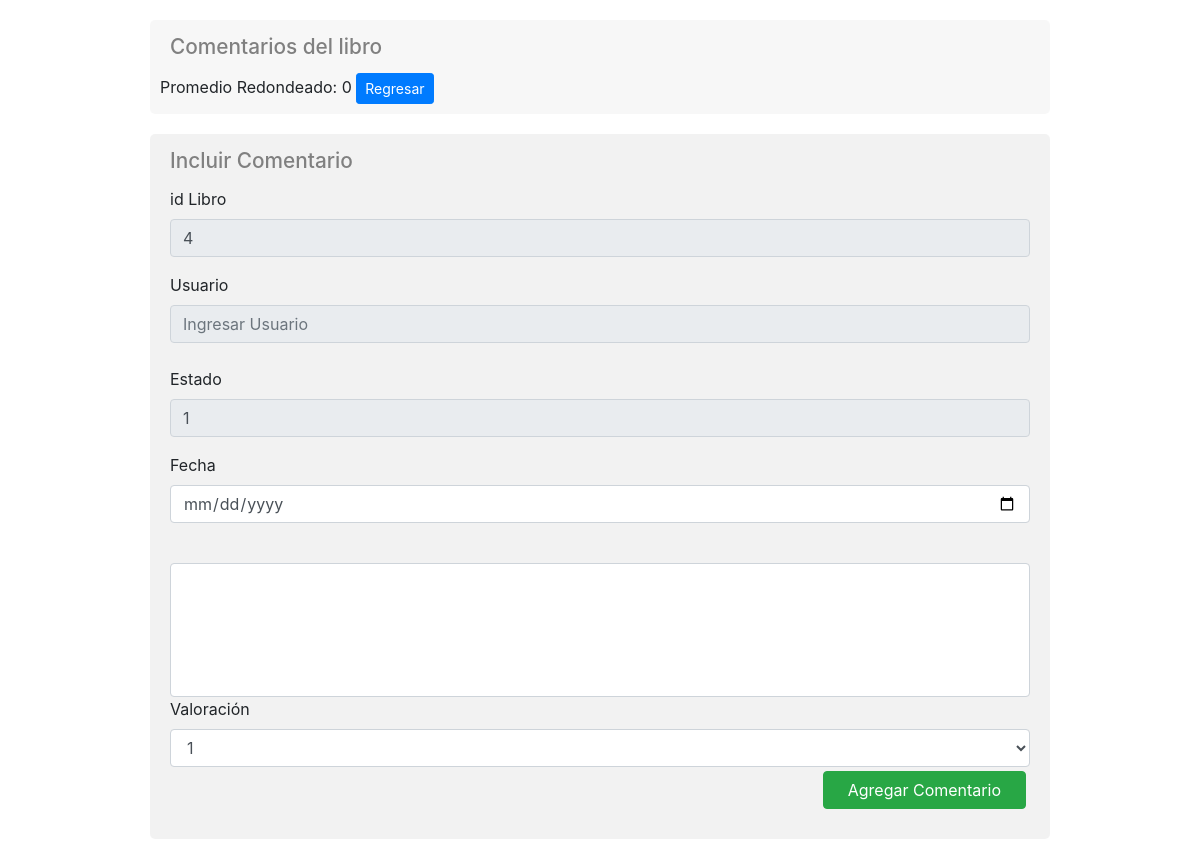
Before: /Comentarios/todosLosComentarios.php?idLibro=4 with the older database file.
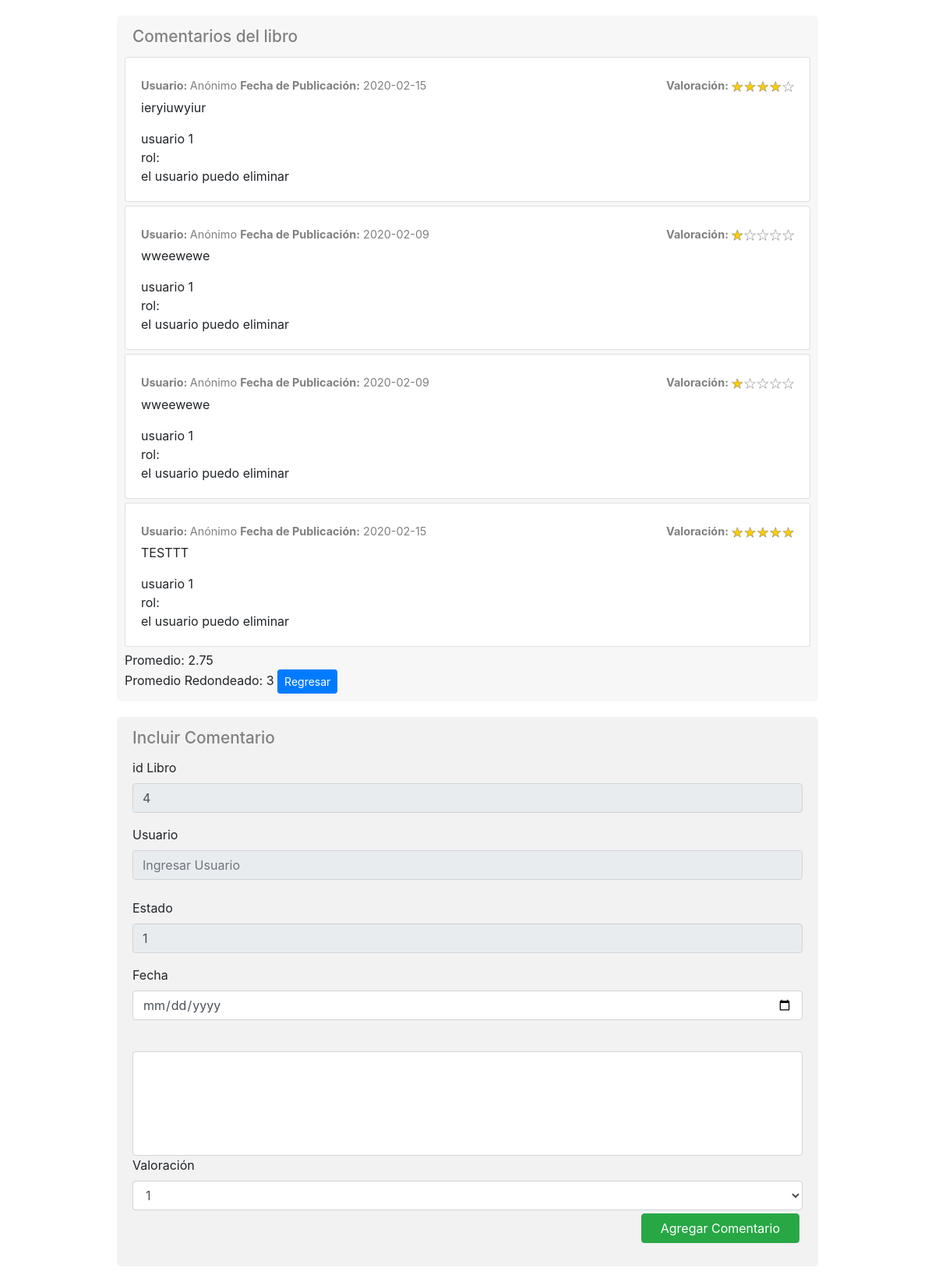
After: the same page with the newer database file.
### tables this page shows
CREATE TABLE `comentarios` (
  `idComentario` int(11) NOT NULL,
  `fechaComentario` varchar(100) NOT NULL,
  `comentario` text NOT NULL,
  `valoracion` int(11) NOT NULL,
  `estado` int(11) NOT NULL,
  `idLibro` int(11) NOT NULL,
  `idUsuario` int(11) NOT NULL
);

### Conn/Database.php (called while the page is built, shortened)
<?php
class Databse{
  public $host = 'localhost';
  public $user = 'root';
  public $pass = '';
  public $db = 'proyectolibreria';
  function __construct()
  {
    $this->conn = $this->connectToDatabase();
    return $this->conn;
  }
  function connectToDatabase(){
    $conn = mysqli_connect($this->host, $this->user, $this->pass, $this->db);
    return $conn;
  }
}

### Comentarios/Comentarios.php (called while the page is built, shortened)
<?php
include_once(PATH . '/Conn/Database.php');
class Comentario
{
    function __construct()
    {
        $db = new Databse();
        $this->conn =  $db->__construct();
    }
    function todosComentariosLibro($idLibro){
        $sql = "SELECT * FROM comentarios WHERE idLibro=$idLibro AND estado=1 ORDER BY idComentario DESC";
        return mysqli_query($this->conn, $sql);
    }
}

### Comentarios/todosLosComentarios.php (the view, shortened to what this page needs)
<?php
include('../includes/links.php');
include_once('Comentarios.php');
$simulacionIdUsuario= $_SESSION['idUsuario'];
$comentario1 = new Comentario();
$conteo=0;
$valoracionTotal=0;
$promedioValoracion = 0;
$rol=$_SESSION['rol'];
if (isset($_GET) && !empty($_GET)) {
    $idLibro=$_GET['idLibro'];
    $todosLosComentarios = $comentario1-> todosComentariosLibro($idLibro);
}
?>
    <section class="comentarios">
        <div class="titulo">
            <h2>
            Comentarios del libro
            </h2>
        </div>
        <?php
        while ($come = mysqli_fetch_object($todosLosComentarios)) {
            echo "<div class='card'>";
            echo "<div class='card-body'>";
                echo "<div class='valores'><div class='fechaComentario'><strong>Usuario: </strong>Anónimo <strong>Fecha de Publicación:</strong> $come->fechaComentario</div>";
                switch ($come->valoracion) {
                    case 1:
                        echo " <div class='valoracion'><strong>Valoración:</strong> <img src='../includes/imagenes/valoracion_uno.png' alt='Valoración 1' width='80px'></div></div>";
                        break;
                    case 4:
                        echo " <div class='valoracion'><strong>Valoración:</strong> <img src='../includes/imagenes/valoracion_cuatro.png' alt='Valoración 4' width='80px'></div></div>";
                        break;
                    case 5:
                        echo " <div class='valoracion'><strong>Valoración:</strong> <img src='../includes/imagenes/valoracion_cinco.png' alt='Valoración 5' width='80px'></div></div>";
                        break;
                }
                 echo "<p class='card-text'>$come->comentario</p>";
                 echo "usuario $come->idUsuario</br>";
                 echo "rol:$rol </br>";
                if($rol==0){
                    echo ("el usuario puedo eliminar");
               }
            echo "</div>";
            echo "</div>";
            $valoracionTotal+=$come->valoracion;
            $conteo++;
        }
        if ($conteo!=0){
            $promedioValoracion= $valoracionTotal/$conteo;
            echo "Promedio: $promedioValoracion <br>";
        }
        $promedioRedondeado = round($promedioValoracion);
        echo "Promedio Redondeado: ". $promedioRedondeado;
        ?>
         <div class="btn btn-primary btn-sm" onclick="history.back()">Regresar</div>
    </section>
    <section class="nuevoComentario">
        <div class="titulo">
            <h2>
            Incluir Comentario
            </h2>
        </div>
        <div class="formulario">
            <form method="POST" enctype="multipart/form-data" class="m3">
            <div class="form-group">
                <label for="">id Libro</label>
                <input name="idLibro" id="idLibro" class="form-control" placeholder="Ingresar libro" type="text" readonly value="<?=$idLibro?>">
            </div>
                <label for="idUsuario">Usuario</label>
                <input name="idUsuario" id="idUsuario" class="form-control" placeholder="Ingresar Usuario" type="text" readonly value="<?=$simulacionIdUsuario?>"></br>
            <div class="form-group">
                <label for="">Estado</label>
                <input type="text" class="form-control" id="estado" name="estado" value="1" readonly>
            </div>
            <div class="form-group">
                <label for="fechaComentario">Fecha</label>
                <input name="fechaComentario" id="fechaComentario" class="form-control" placeholder="Ingresar Fecha" type="date" required></br>
            </div>
            <div class="form-group">
            <textarea name="comentario" id="comentario" cols="30" rows="5" class="form-control"></textarea>
            <label for="">Valoración</label>
            <select name="valoracion" id="valoracion" class="form-control">
                <option value="1">1</option>
            </select>
            <div class="d-flex flex-row-reverse bd-highlight">
            <button class="btn btn-success m-1 pl-4 pr-4" type="submit">Agregar Comentario</button>
            </div>
            </div>
        </form>
        </div>
    </section>

Changed rows visible on the page:
added comentarios: fechaComentario "2020-02-15", valoracion 4 (drawn), comentario "ieryiuwyiur", idUsuario "1"
added comentarios: fechaComentario "2020-02-09", valoracion 1 (drawn), comentario "wweewewe", idUsuario "1"
added comentarios: fechaComentario "2020-02-09", valoracion 1 (drawn), comentario "wweewewe", idUsuario "1"
added comentarios: fechaComentario "2020-02-15", valoracion 5 (drawn), comentario "TESTTT", idUsuario "1"
Other visible differences:
$promedioValoracion: (not shown) → "2.75"
$promedioRedondeado: "0" → "3"
text now shown: "Promedio:"
